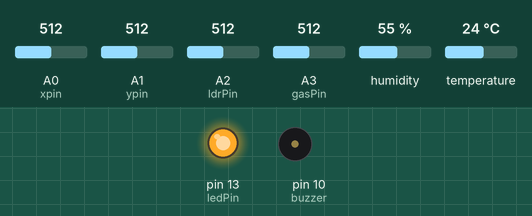
Simulated run of this sketch. Board: Arduino Uno, built with avr-gcc and run on an emulated ATmega328P. Parts: output pins drawn as LEDs (lit = HIGH), buzzer (waves = sounding). The test bench sets the inputs (shaded band); at power-on: A2 (ldrPin) = 512, temperature 24 °C, A0 (xpin) = 512, A1 (ypin) = 512, A3 (gasPin) = 512, humidity 55 %. What the sketch prints to the serial monitor is not drawn.

Above: at 9.2 s.
9.3 s: A2 (ldrPin) set to 636
At 17.3 s:
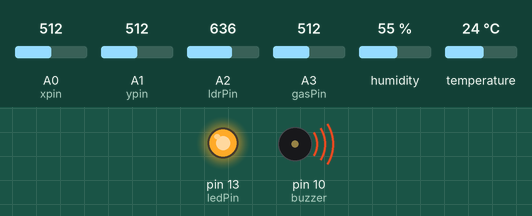
18.3 s: A2 (ldrPin) set to 657
At 25.8 s:
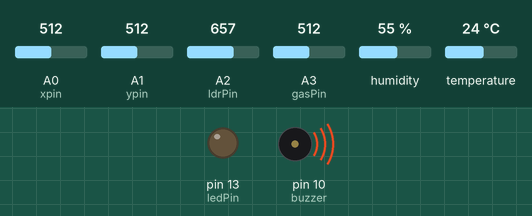
26.7 s: temperature set to 27 °C
35.1 s: temperature set to 30 °C
43.5 s: A0 (xpin) set to 484
Timing chart, 0 to 46.5 s (numbered marks = the images above; inputs shaded):
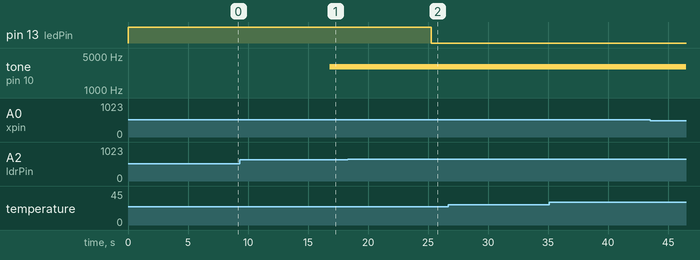

Measured:
- the behaviour switches between 649 and 650 on A2 (ldrPin) (found by bisection; images 1 and 2)
- after the input at 18.3 s, pin 13 (ledPin): HIGH → LOW after 7.0 s
- after the input at 26.7 s, every drawn part: stays the same
- after the input at 35.1 s, every drawn part: stays the same
- after the input at 43.5 s, every drawn part: stays the same

The sketch:

final_codeee.ino
```cpp
const int xpin = A0;  // x-axis of the accelerometer
const int ypin = A1; // y-axis
const int ledPin = 13;
const int ldrPin = A2;
boolean rms = false;
const int gasPin = A3; //GAS sensor output pin to Arduino analog A0 pin
int buzzer = 10;
int sensorThres = 300;
int period = 1000;
unsigned long time = 0;
int m;
#include <dht.h>
dht DHT;
#define DHT11_PIN 7

void setup()
{
  Serial.begin(9600);
  pinMode(ledPin, OUTPUT);
  pinMode(ldrPin, INPUT);
  pinMode(buzzer, OUTPUT);
  pinMode(gasPin, INPUT);
  Serial.begin(9600);         // initialize the serial communications
}
void loop()
{
  rms = false;
  if (rms == false)
  {
    temp();
  }
  for (int i = 0; i < 2; i++)
  {
    ldr();
    acc();
  }
  int analogSensor = analogRead(gasPin);            // Checks if it has reached the threshold value
  if (millis() > time + period)
  {
    if (analogSensor > sensorThres)
    {
      // Serial.println(analogSensor);
      tone(buzzer, 3000);
    }
    else
    {
      noTone(buzzer);
    }
    time = millis();
  }
}

void acc()
{
  int x = analogRead(xpin); //read x pin value
  int y = analogRead(ypin); //read y pin value
  if (y < 500)
  {
    m = 2;
    SendSMS();                    //Forward
  }

  if (y > 400)
  {
    m = 4;
    SendSMS();                        //Reverse or Back
  }

  if (x > 400)
  {
    m = 6;
    SendSMS();                    //Left
  }

  if (x < 500)
  {
    m = 8;
    SendSMS();                   //Right
  }
  delay(2000);
}

void temp()
{
  int chk = DHT.read11(DHT11_PIN);
  //Serial.print("Temperature = ");
  //
  //Serial.print("Humidity = ");
  //Serial.println(DHT.humidity);

  if (DHT.temperature > 28)
  {
    Serial.println("AT+CMGF=1");
    delay(1000);
    Serial.println("AT+CMGS=\"+9190351064651\"\r"); //Change to destination phone number
    delay(1000);
    Serial.println(DHT.temperature);
    Serial.println("temperature is abnormal");
    delay(1000);
    Serial.println((char)26);                      //the stopping character Ctrl+Z
    delay(2000);
    rms = true;
  }


}
void ldr()
{
  int ldrStatus = analogRead(ldrPin);

  if (ldrStatus >= 650)
  {

    digitalWrite(ledPin, LOW);

    Serial.println(" LED is ON");
    delay(1000);
  }

  else
  {

    digitalWrite(ledPin, HIGH);

    //Serial.println("LED IS OFF");
    //delay(2000);
  }
  //}
}

// GSM Modem SMS Sending Tutorial
// circuits4you.com

//void setup()
//{
//  Serial.begin(9600);   //Initialise serial to communicate with GSM Modem
//}

//void loop()
//{
//   delay(10000); //Give enough time for GSM to register on Network
// SendSMS();    //Send one SMS
//     delay(10000);     //Wait forever
//}

void SendSMS()
{
  Serial.println("AT+CMGF=1");    //To send SMS in Text Mode
  delay(1000);
  Serial.println("AT+CMGS=\"+919035106465\"\r"); //Change to destination phone number
  delay(1000);
  switch (m)
  {
    case 2:
      Serial.println("I need water");//the content of the message
      break;
    case 4:
      Serial.println("I need food");
      break;
    case 6:
      Serial.println("I need to go to washroom");
      break;
    case 8:
      Serial.println("In emergency");
      break;
    default:
      ;

  }
  delay(200);
  Serial.println((char)26); //the stopping character Ctrl+Z
  delay(1000);
}
```
